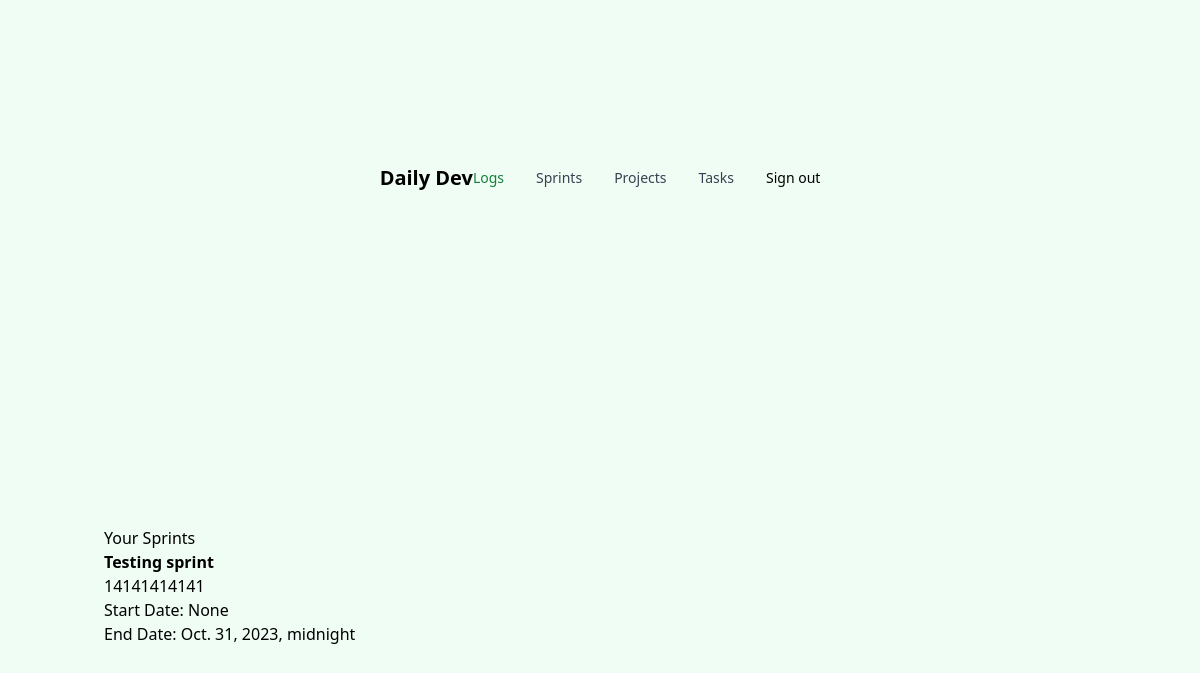
Page /sprints/ on the committed database.
### sprints/models.py (models this page shows, shortened)
class Sprint(models.Model):
    title = models.CharField(max_length=200)
    description = models.TextField(null=True, blank=True)
    start_date = models.DateTimeField(default=None, blank=True, null=True)
    end_date = models.DateTimeField(default=None, blank=True, null=True)
    tasks = models.ManyToManyField(Task, blank=True, related_name='sprints')

### sprints/views.py (the view)
# urls.py: path('sprints/', sprint_list, name='sprint_list'),
def sprint_list(request):
    sprints = Sprint.objects.all()
    context = {'sprints': sprints}
    return render(request, 'sprints/sprint_list.html', context)

### templates/sprints/sprint_list.html (shortened to what this page needs)
{% extends 'base.html' %}
{% block content %}
<div className="flex gap-4">
	<h1>Your Sprints</h1>
	<ul>
		{% for sprint in sprints %}
		<li>
			<strong>{{ sprint.title }}</strong>
			<p>{{ sprint.description }}</p>
			<p>Start Date: {{ sprint.start_date }}</p>
			<p>End Date: {{ sprint.end_date }}</p>
		</li>
		{% empty %}
		<li>No sprints found.</li>
		{% endfor %}
	</ul>
</div>
{% endblock %}

### rows in the picture
Sprint: title "Testing sprint", description "14141414141", start_date "None", end_date "Oct. 31, 2023, midnight"
